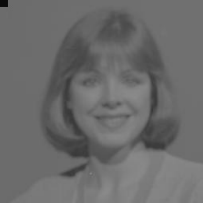
#> input picture image_processing/ruido.png, 203 x 203 px
$ python contrast.py
#> lines starting #> are read from the running program, lines starting #| are printed output that depends on the picture
import sys

import cv2
import numpy as np
from matplotlib import pyplot as plt

# escala un valor de un rango a otro
def function(rango_inicial,rango_final,value):
    if value < rango_inicial[0]:
        return rango_final[0]
    if value > rango_inicial[1]:
        return rango_final[1]

    ri_len = rango_inicial[1]-rango_inicial[0]
    rf_len = rango_final[1]-rango_final[0]
    return ((value-rango_inicial[0])*rf_len/ri_len) + rango_final[0]


# contrast streching
def contrast(img, low_percent = 0, high_percent = 1):

    histogram = cv2.calcHist([img], [0], None, [256], [0, 256])

    #calculando el nuevo rango
    float_hist = [float(i) for i in histogram]
    indexs = []
    for i in range(len(float_hist)):
        indexs += [i] * int(float_hist[i])

    min_index = indexs[int((len(indexs)-1)*low_percent)]
    max_index = indexs[int((len(indexs)-1)*high_percent)]

    print(min_index,max_index)
    #modificando la imagen
    for i in range(img.shape[0]):
        for j in range(img.shape[1]):
                img.itemset(i,j,function([min_index,max_index],[0,255],img[i,j]))


#original
img = cv2.imread('ruido.png', cv2.IMREAD_GRAYSCALE)
#> img is the input picture: shape (203, 203); min 10, max 139, mean 107.2
hist = cv2.calcHist([img], [0], None, [256], [0, 256])
#> hist = 256 values, max 6989 at index 108, min 0 at index 0, mean 161
cv2.imshow('normal.png', img)

#llamada al contrast
contrast(img,0.05,0.95)
#> in contrast, `histogram = cv2.calcHist([img], [0], None, [256], [0, 256])`: histogram has the same summary as hist outside contrast
#> in contrast, `float_hist = [float(i) for i in histogram]`: float_hist has the same summary as hist outside contrast
#> after the loop in contrast, `for i in range(len(float_hist)):`: indexs = 41209 items
#> in contrast, `min_index = indexs[int((len(indexs)-1)*low_percent)]`: min_index = 77
#> in contrast, `max_index = indexs[int((len(indexs)-1)*high_percent)]`: max_index = 131
#| 77 131
#> the loop in contrast, `for i in range(img.shape[0]):` made 203 passes
#> after the loop in contrast, `for i in range(img.shape[0]):`:
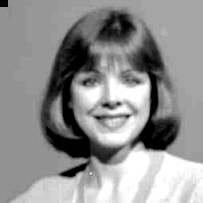
#> img: shape (203, 203); min 0, max 255, mean 143.9
hist3 = cv2.calcHist([img], [0], None, [256], [0, 256])
cv2.imshow('modify.png', img)


# plot
plt.plot(hist, color='gray' ) # original
plt.plot(hist3, color='blue',alpha=0.4 ) # modificado
plt.show()
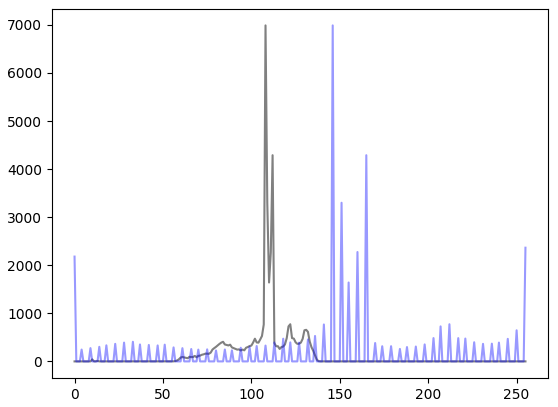
#> figure drawn by matplotlib, 1 panel; curve peaks at x = 108, y = 6989; curve peaks at x = 146, y = 6989

cv2.destroyAllWindows()
